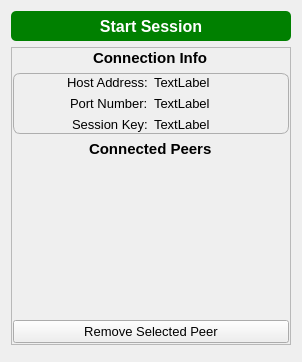
<?xml version="1.0" encoding="UTF-8"?>
<ui version="4.0">
 <class>NetworkPeers</class>
 <widget class="QWidget" name="NetworkPeers">
  <property name="geometry">
   <rect>
    <x>0</x>
    <y>0</y>
    <width>302</width>
    <height>362</height>
   </rect>
  </property>
  <property name="windowTitle">
   <string>Form</string>
  </property>
  <property name="styleSheet">
   <string notr="true">QWidget {
font-family: SegoeUI;
}</string>
  </property>
  <layout class="QVBoxLayout" name="verticalLayout">
   <item>
    <widget class="QPushButton" name="startSessionPushbutton">
     <property name="enabled">
      <bool>true</bool>
     </property>
     <property name="minimumSize">
      <size>
       <width>0</width>
       <height>30</height>
      </size>
     </property>
     <property name="font">
      <font>
       <family>SegoeUI</family>
       <pointsize>12</pointsize>
       <weight>75</weight>
       <bold>true</bold>
      </font>
     </property>
     <property name="styleSheet">
      <string notr="true">QPushButton {
background-color: green;
color: white;
border: none;
border-radius: 5px;
}
</string>
     </property>
     <property name="text">
      <string>Start Session</string>
     </property>
     <property name="checkable">
      <bool>false</bool>
     </property>
     <property name="checked">
      <bool>false</bool>
     </property>
    </widget>
   </item>
   <item>
    <widget class="QFrame" name="sessionInfoFrame">
     <property name="frameShape">
      <enum>QFrame::StyledPanel</enum>
     </property>
     <property name="frameShadow">
      <enum>QFrame::Raised</enum>
     </property>
     <layout class="QVBoxLayout" name="verticalLayout_2">
      <property name="leftMargin">
       <number>1</number>
      </property>
      <property name="topMargin">
       <number>1</number>
      </property>
      <property name="rightMargin">
       <number>1</number>
      </property>
      <property name="bottomMargin">
       <number>1</number>
      </property>
      <item alignment="Qt::AlignHCenter">
       <widget class="QLabel" name="label_5">
        <property name="font">
         <font>
          <family>SegoeUI</family>
          <pointsize>11</pointsize>
          <weight>75</weight>
          <bold>true</bold>
         </font>
        </property>
        <property name="text">
         <string>Connection Info</string>
        </property>
       </widget>
      </item>
      <item>
       <widget class="QFrame" name="sessionKeyFrame">
        <property name="styleSheet">
         <string notr="true">QFrame {
font-size: 10pt;
}

QFrame#sessionKeyFrame {
font-size: 10pt;
border-style: solid;
border-color: rgb(174, 174, 174);
border-width: 1px;
border-radius: 7px;
}</string>
        </property>
        <property name="frameShape">
         <enum>QFrame::Box</enum>
        </property>
        <property name="frameShadow">
         <enum>QFrame::Plain</enum>
        </property>
        <layout class="QGridLayout" name="gridLayout">
         <property name="topMargin">
          <number>1</number>
         </property>
         <property name="bottomMargin">
          <number>1</number>
         </property>
         <item row="2" column="0" alignment="Qt::AlignRight">
          <widget class="QLabel" name="sessionKeyDescriptionLabel">
           <property name="font">
            <font>
             <family>SegoeUI</family>
             <pointsize>10</pointsize>
            </font>
           </property>
           <property name="text">
            <string>Session Key:</string>
           </property>
          </widget>
         </item>
         <item row="1" column="1">
          <widget class="QLabel" name="portNumberLabel">
           <property name="text">
            <string>TextLabel</string>
           </property>
          </widget>
         </item>
         <item row="2" column="1">
          <widget class="QLabel" name="sessionKeyLabel">
           <property name="font">
            <font>
             <family>SegoeUI</family>
             <pointsize>10</pointsize>
            </font>
           </property>
           <property name="text">
            <string>TextLabel</string>
           </property>
          </widget>
         </item>
         <item row="1" column="0" alignment="Qt::AlignRight">
          <widget class="QLabel" name="portNumberDescriptionLabel">
           <property name="text">
            <string>Port Number:</string>
           </property>
          </widget>
         </item>
         <item row="0" column="0" alignment="Qt::AlignRight">
          <widget class="QLabel" name="hostAddressDescriptionLabel">
           <property name="font">
            <font>
             <family>SegoeUI</family>
             <pointsize>10</pointsize>
            </font>
           </property>
           <property name="text">
            <string>Host Address:</string>
           </property>
          </widget>
         </item>
         <item row="0" column="1">
          <widget class="QLabel" name="hostAddressLabel">
           <property name="text">
            <string>TextLabel</string>
           </property>
          </widget>
         </item>
        </layout>
       </widget>
      </item>
      <item alignment="Qt::AlignHCenter">
       <widget class="QLabel" name="connectedPeersLabel">
        <property name="font">
         <font>
          <family>SegoeUI</family>
          <pointsize>11</pointsize>
          <weight>75</weight>
          <bold>true</bold>
         </font>
        </property>
        <property name="text">
         <string>Connected Peers</string>
        </property>
       </widget>
      </item>
      <item>
       <widget class="UserListWidget" name="userListWidget" native="true">
        <property name="minimumSize">
         <size>
          <width>0</width>
          <height>150</height>
         </size>
        </property>
       </widget>
      </item>
      <item>
       <widget class="QPushButton" name="removePeerPushbutton">
        <property name="font">
         <font>
          <family>SegoeUI</family>
          <pointsize>10</pointsize>
         </font>
        </property>
        <property name="text">
         <string>Remove Selected Peer</string>
        </property>
       </widget>
      </item>
     </layout>
    </widget>
   </item>
   <item>
    <spacer name="verticalSpacer">
     <property name="orientation">
      <enum>Qt::Vertical</enum>
     </property>
     <property name="sizeHint" stdset="0">
      <size>
       <width>20</width>
       <height>40</height>
      </size>
     </property>
    </spacer>
   </item>
  </layout>
 </widget>
 <customwidgets>
  <customwidget>
   <class>UserListWidget</class>
   <extends>QWidget</extends>
   <header>C:\Development\networkViewer\src\networking\include\networking\userListWidget.h</header>
   <container>1</container>
  </customwidget>
 </customwidgets>
 <resources/>
 <connections/>
</ui>
